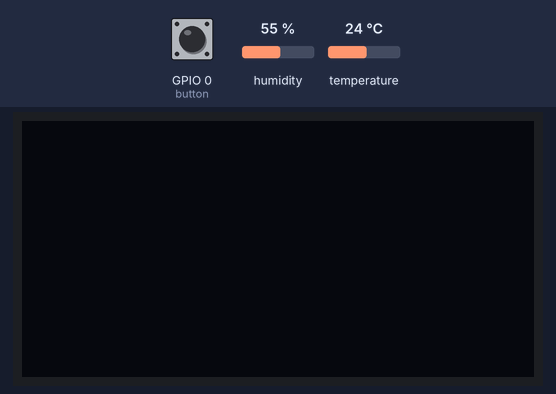
This program was run on a simulated ESP32 board running MicroPython. Parts: 128×64 one-colour display. The inputs (shaded band) are chosen by the test bench; at power-on: humidity 55 %, GPIO 0 (button) HIGH, temperature 24 °C. What the program prints to the serial console is not drawn.

Above: at 1.2 s.
1.3 s: humidity set to 22 %
At 6.1 s:
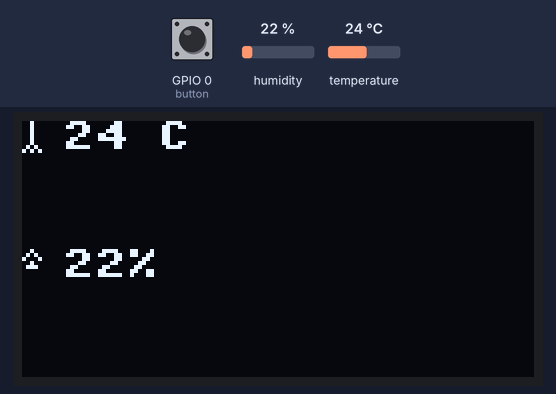
6.6 s: GPIO 0 (button) pulled LOW for 3 s
At 7.7 s:
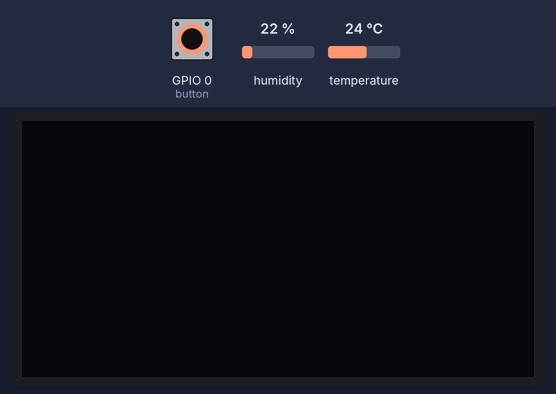
Timing chart, 0 to 9.6 s (numbered marks = the images above; inputs shaded):
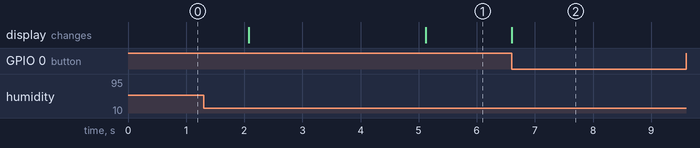

Measured:
- after the input at 1.3 s, the display: first differs from a run without the input after 3.8 s (image 1)
- after the input at 6.6 s, the display: changes at once (image 2)

The program:

emoji.py
```python
print("Hello, ESP32-S3!")

from machine import Pin, I2C, Timer
import machine
import ssd1306
import dht
import time

DHT_PIN = 4  # DHT22 data pin
button = Pin(0, Pin.IN, Pin.PULL_UP)
dht_sensor = dht.DHT11(machine.Pin(DHT_PIN))

# Initialize I2C for OLED
i2c = machine.I2C(scl=machine.Pin(9), sda=machine.Pin(8))
oled = ssd1306.SSD1306_I2C(128, 64, i2c)

pressed = False
debounce_timer = None

def button_pressed(pin):
    global debounce_timer, pressed

    if debounce_timer is None:
        pressed = not pressed
        if pressed:
            oled.poweroff()
        else:
            oled.poweron()

        debounce_timer = Timer(0)
        debounce_timer.init(mode=Timer.ONE_SHOT, period=200, callback=debounce_callback)

def debounce_callback(timer):
    global debounce_timer
    debounce_timer = None

button.irq(trigger=Pin.IRQ_FALLING, handler=button_pressed)

# Function to draw thermometer icon
def draw_thermometer(x, y):
    # Manually draw using pixels
    for i in range(6):
        oled.pixel(x+2, y+i, 1)  # Thermometer stem
    oled.pixel(x+1, y+6, 1)
    oled.pixel(x+3, y+6, 1)
    oled.pixel(x, y+7, 1)
    oled.pixel(x+4, y+7, 1)
    oled.pixel(x+2, y+7, 1)  # Bulb bottom

# Function to draw a droplet icon
def draw_droplet(x, y):
    oled.pixel(x+2, y, 1)
    oled.pixel(x+1, y+1, 1)
    oled.pixel(x+3, y+1, 1)
    oled.pixel(x, y+2, 1)
    oled.pixel(x+4, y+2, 1)
    oled.pixel(x+2, y+3, 1)
    for i in range(3):
        oled.pixel(x+1+i, y+4, 1)

# Main loop
while True:
    try:
        dht_sensor.measure()
        time.sleep(2)
        temp = dht_sensor.temperature()
        humidity = dht_sensor.humidity()

        print("Temp:", temp, "C")
        print("Humidity:", humidity, "%")

        oled.fill(0)

        # Draw thermometer icon
        draw_thermometer(0, 0)
        oled.text("{} C".format(temp), 10, 0)

        # Draw droplet icon
        draw_droplet(0, 32)
        oled.text("{}%".format(humidity), 10, 32)

        oled.show()

    except Exception as e:
        print("Error reading DHT11 sensor:", e)

    time.sleep(1)  # Update every second
```
